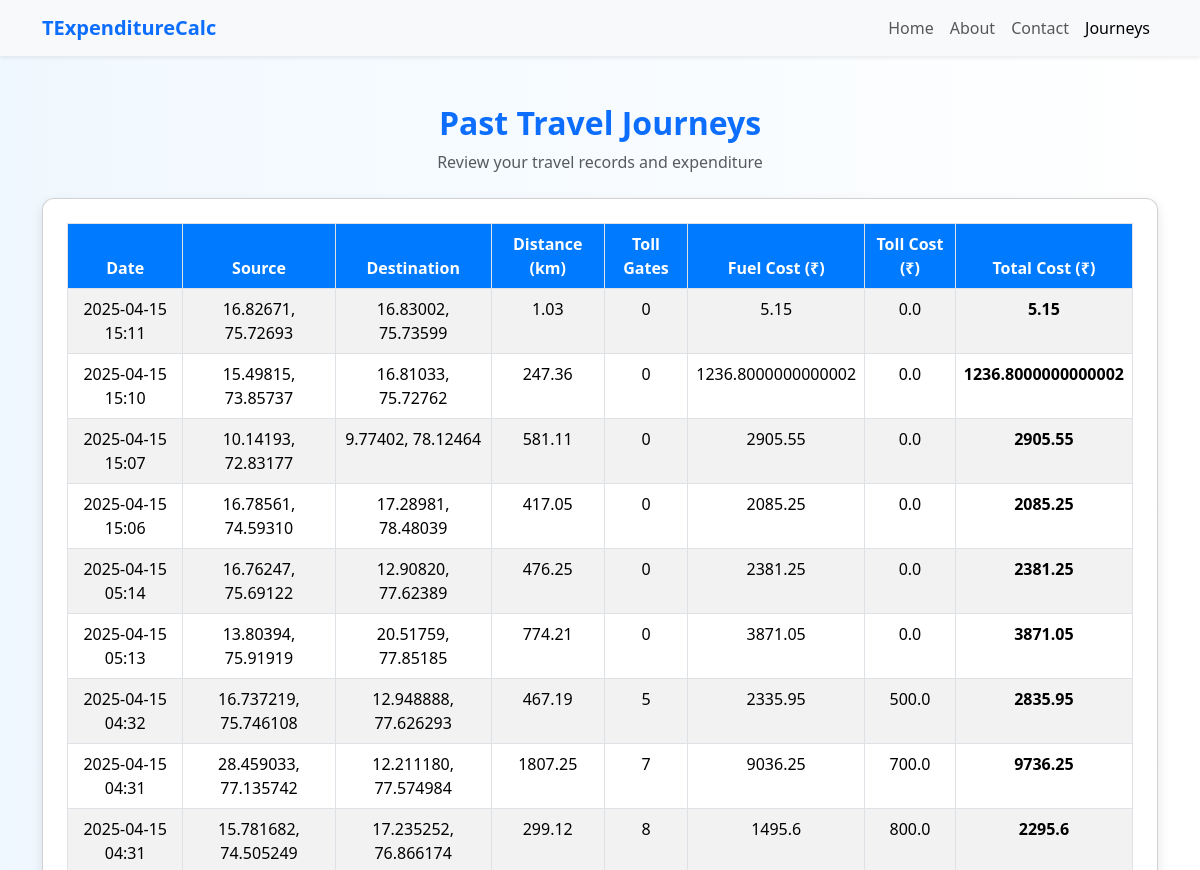
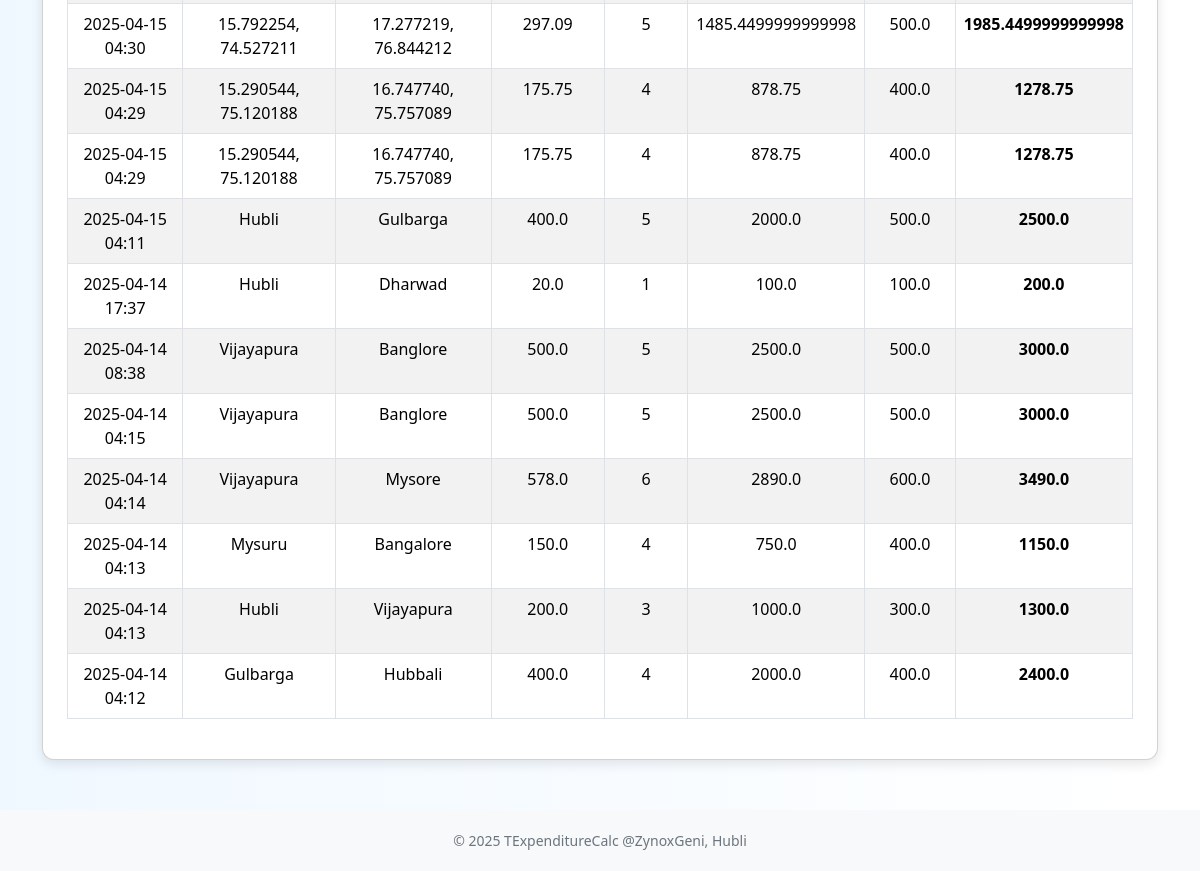
Before: /journeys/ with the older database file (2 pictures, top to bottom).
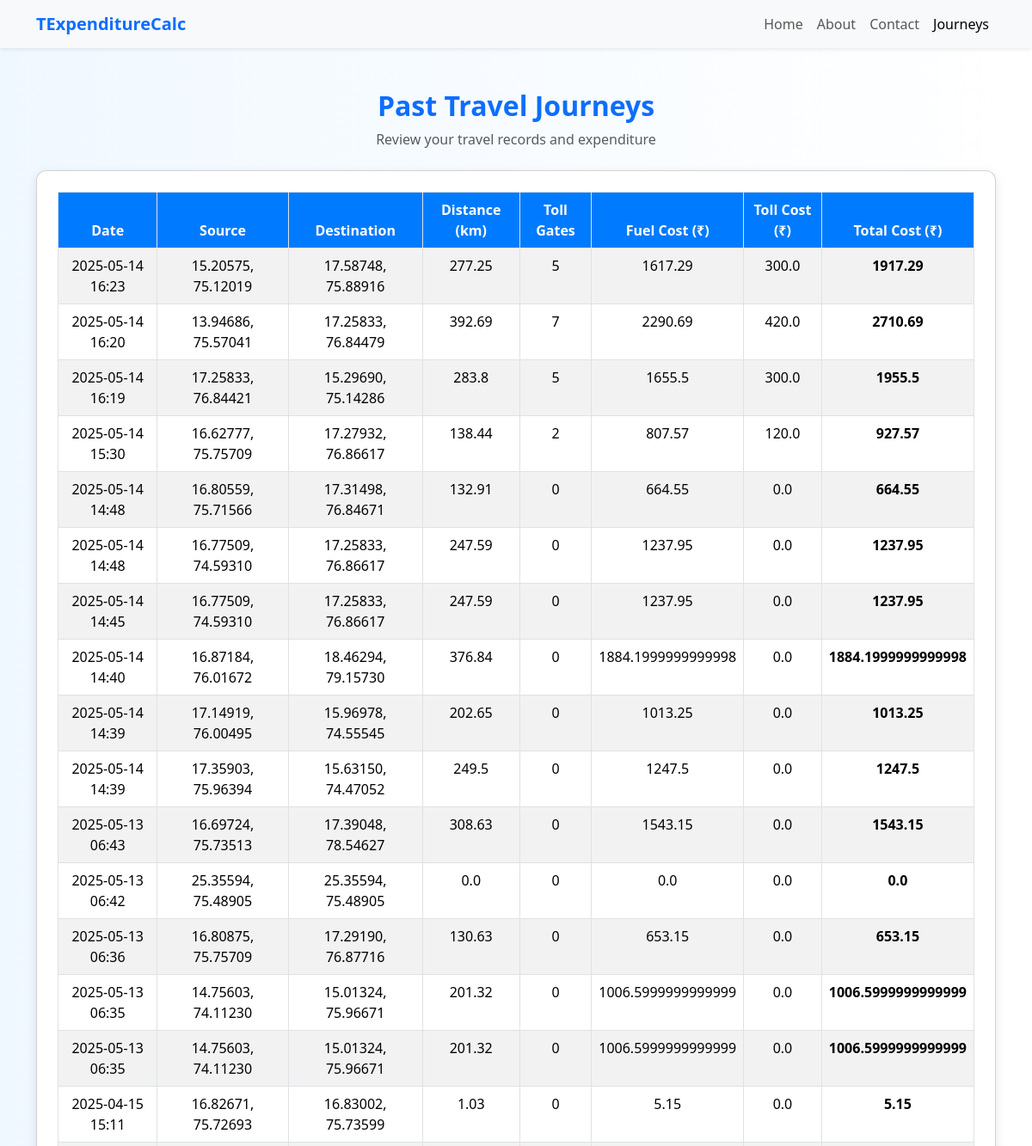
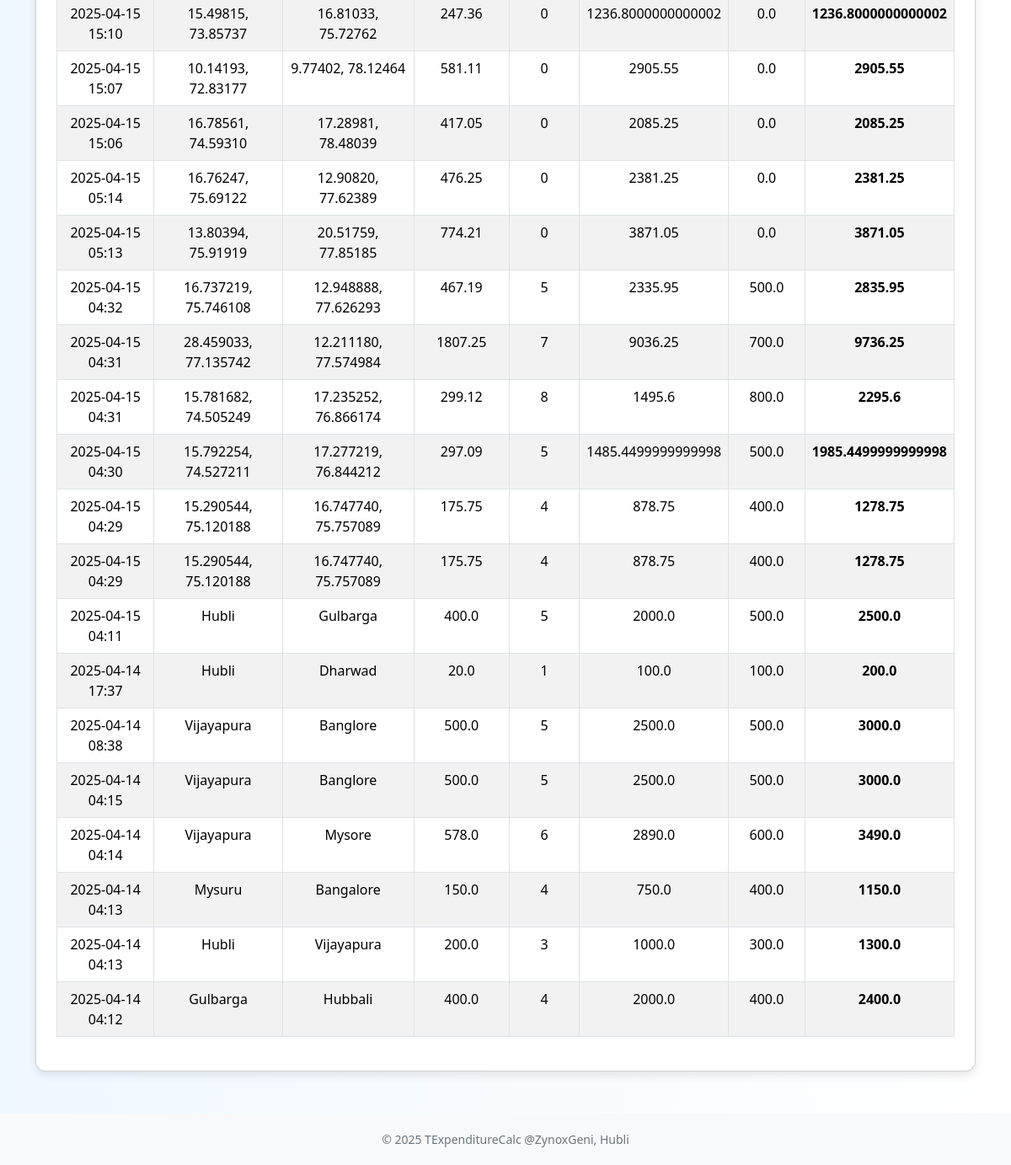
After: the same page with the newer database file (2 pictures, top to bottom).
### myapp/models.py (models this page shows, shortened)
class Journey(models.Model):
    source = models.CharField(max_length=100)
    destination = models.CharField(max_length=100)
    distance_km = models.FloatField()
    toll_gates = models.IntegerField()
    fuel_cost = models.FloatField()
    toll_cost = models.FloatField()
    total_cost = models.FloatField()
    journey_date = models.DateTimeField(auto_now_add=True)

### myapp/views.py (the view)
# urls.py: path('journeys/', views.past_journeys, name='past_journeys'),
def past_journeys(request):
    journeys = Journey.objects.all().order_by('-journey_date')
    return render(request, 'journeys.html', {'journeys': journeys})

### myapp/templates/journeys.html (shortened to what this page needs)
{% load static %}
<!DOCTYPE html>
<html lang="en">
<head>
    <link rel="stylesheet" href="{% static 'css/bootstrap.min.css' %}">
</head>
<body>
<nav class="navbar navbar-expand-lg navbar-light bg-light shadow-sm">
    <div class="container">
        <a class="navbar-brand fw-bold text-primary" href="#">TExpenditureCalc</a>
        <div class="collapse navbar-collapse justify-content-end" id="navbarNav">
            <ul class="navbar-nav">
                <li class="nav-item">
                    <a class="nav-link" href="{% url 'home' %}">Home</a>
                </li>
                <li class="nav-item">
                    <a class="nav-link" href="{% url 'about' %}">About</a>
                </li>
                <li class="nav-item">
                    <a class="nav-link" href="{% url 'contact' %}">Contact</a>
                </li>
                <li class="nav-item">
                    <a class="nav-link active" href="{% url 'past_journeys' %}">Journeys</a>
                </li>
            </ul>
        </div>
    </div>
</nav>
<div class="container mt-5">
    <div class="text-center mb-4">
        <h2 class="fw-bold text-primary">Past Travel Journeys</h2>
        <p class="text-muted">Review your travel records and expenditure</p>
    </div>
    <div class="card card-custom p-4">
        <table class="table table-bordered table-striped text-center">
            <thead>
                <tr>
                    <th>Date</th>
                    <th>Source</th>
                    <th>Destination</th>
                    <th>Distance (km)</th>
                    <th>Toll Gates</th>
                    <th>Fuel Cost (₹)</th>
                    <th>Toll Cost (₹)</th>
                    <th>Total Cost (₹)</th>
                </tr>
            </thead>
            <tbody>
                {% for journey in journeys %}
                <tr>
                    <td>{{ journey.journey_date|date:"Y-m-d H:i" }}</td>
                    <td>{{ journey.source }}</td>
                    <td>{{ journey.destination }}</td>
                    <td>{{ journey.distance_km }}</td>
                    <td>{{ journey.toll_gates }}</td>
                    <td>{{ journey.fuel_cost }}</td>
                    <td>{{ journey.toll_cost }}</td>
                    <td><strong>{{ journey.total_cost }}</strong></td>
                </tr>
                {% empty %}
                <tr>
                    <td colspan="8" class="text-muted">No journeys recorded yet.</td>
                </tr>
                {% endfor %}
            </tbody>
        </table>
    </div>
</div>
<footer>
    © 2025 TExpenditureCalc @ZynoxGeni, Hubli
</footer>
</body>
</html>

### myapp/templates/journeys.html (style rules this page uses)
body { background: linear-gradient(to right, #f0f8ff, #ffffff); font-family: 'Segoe UI', Tahoma, Geneva, Verdana, sans-serif; }
.card-custom { box-shadow: 0 4px 12px rgba(0, 0, 0, 0.1); border-radius: 12px; overflow-x: auto; }
.table th { background-color: #007bff; color: white; }
footer { margin-top: 50px; background-color: #f8f9fa; padding: 20px 0; text-align: center; font-size: 14px; color: #6c757d; }

Changed rows visible on the page:
added Journey: journey_date "2025-05-14 16:23", source "15.20575, 75.12019", destination "17.58748, 75.88916", distance_km "277.25", toll_gates "5", fuel_cost "1617.29", toll_cost "300.0", total_cost "1917.29"
added Journey: journey_date "2025-05-14 16:20", source "13.94686, 75.57041", destination "17.25833, 76.84479", distance_km "392.69", toll_gates "7", fuel_cost "2290.69", toll_cost "420.0", total_cost "2710.69"
added Journey: journey_date "2025-05-14 16:19", source "17.25833, 76.84421", destination "15.29690, 75.14286", distance_km "283.8", toll_gates "5", fuel_cost "1655.5", toll_cost "300.0", total_cost "1955.5"
added Journey: journey_date "2025-05-14 15:30", source "16.62777, 75.75709", destination "17.27932, 76.86617", distance_km "138.44", toll_gates "2", fuel_cost "807.57", toll_cost "120.0", total_cost "927.57"
added Journey: journey_date "2025-05-14 14:48", source "16.80559, 75.71566", destination "17.31498, 76.84671", distance_km "132.91", toll_gates "0", fuel_cost "664.55", toll_cost "0.0", total_cost "664.55"
added Journey: journey_date "2025-05-14 14:48", source "16.77509, 74.59310", destination "17.25833, 76.86617", distance_km "247.59", toll_gates "0", fuel_cost "1237.95", toll_cost "0.0", total_cost "1237.95"
added Journey: journey_date "2025-05-14 14:45", source "16.77509, 74.59310", destination "17.25833, 76.86617", distance_km "247.59", toll_gates "0", fuel_cost "1237.95", toll_cost "0.0", total_cost "1237.95"
added Journey: journey_date "2025-05-14 14:40", source "16.87184, 76.01672", destination "18.46294, 79.15730", distance_km "376.84", toll_gates "0", fuel_cost "1884.1999999999998", toll_cost "0.0", total_cost "1884.1999999999998"
added Journey: journey_date "2025-05-14 14:39", source "17.14919, 76.00495", destination "15.96978, 74.55545", distance_km "202.65", toll_gates "0", fuel_cost "1013.25", toll_cost "0.0", total_cost "1013.25"
added Journey: journey_date "2025-05-14 14:39", source "17.35903, 75.96394", destination "15.63150, 74.47052", distance_km "249.5", toll_gates "0", fuel_cost "1247.5", toll_cost "0.0", total_cost "1247.5"
added Journey: journey_date "2025-05-13 06:43", source "16.69724, 75.73513", destination "17.39048, 78.54627", distance_km "308.63", toll_gates "0", fuel_cost "1543.15", toll_cost "0.0", total_cost "1543.15"
added Journey: journey_date "2025-05-13 06:42", source "25.35594, 75.48905", destination "25.35594, 75.48905", distance_km "0.0", toll_gates "0", fuel_cost "0.0", toll_cost "0.0", total_cost "0.0"
added Journey: journey_date "2025-05-13 06:36", source "16.80875, 75.75709", destination "17.29190, 76.87716", distance_km "130.63", toll_gates "0", fuel_cost "653.15", toll_cost "0.0", total_cost "653.15"
added Journey: journey_date "2025-05-13 06:35", source "14.75603, 74.11230", destination "15.01324, 75.96671", distance_km "201.32", toll_gates "0", fuel_cost "1006.5999999999999", toll_cost "0.0", total_cost "1006.5999999999999"
added Journey: journey_date "2025-05-13 06:35", source "14.75603, 74.11230", destination "15.01324, 75.96671", distance_km "201.32", toll_gates "0", fuel_cost "1006.5999999999999", toll_cost "0.0", total_cost "1006.5999999999999"
